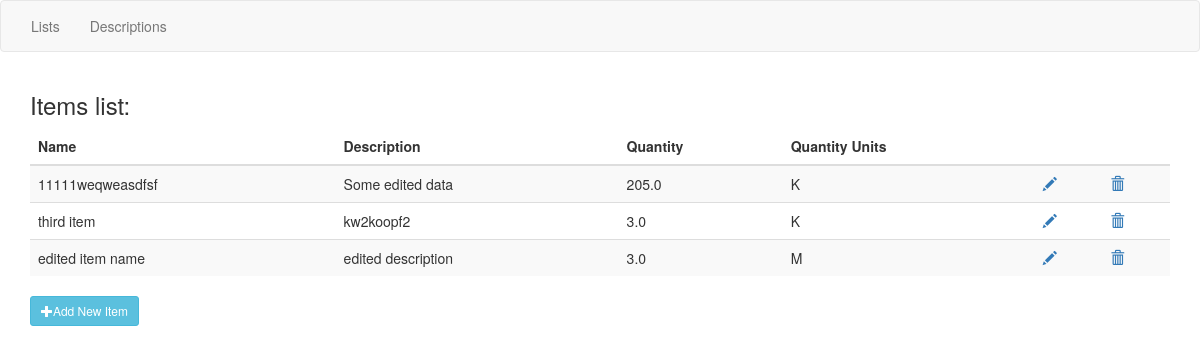
Page /product_list/items/ on the committed database.
### product_list/models.py (models this page shows, shortened)
class ListItemDescription(models.Model):
    STATUSES = (('P', "Pending"), ('D', 'Done'), ('R', "Reject"))
    QUANTITY_UNITS = (('K', "KG"), ('P', 'Pack'), ('L', 'Liter'), ('M', 'Meter'))
    name = models.CharField(max_length=200)
    description = models.CharField(max_length=400)
    quantity = models.FloatField(default=0.0)
    quantity_units = models.CharField(max_length=1, choices=QUANTITY_UNITS)
    expected_price = models.FloatField(default=0.0)
    actual_price = models.FloatField(default=0.0)
    status = models.CharField(max_length=1, choices=STATUSES)

### product_list/views.py (the view)
class ShowItemsView(generic.ListView):
    model = ListItemDescription
    template_name = "product_list/items.html"

### product_list/templates/product_list/items.html (shortened to what this page needs)
{% extends "product_list/base.html" %}
{% block content %}
<div class="container">
<h3>Items list:</h3>
<table class="table table-striped">
    <thead>
        <tr>
            <th>Name</th>
            <th>Description</th>
            <th>Quantity</th>
            <th>Quantity Units</th>
            <th></th>
            <th></th>
        </tr>
    </thead>
    <tbody>
    {% for item in listitemdescription_list.all %}
        <tr>
            <td id="item-name-{{ item.id }}" value="{{ item.name }}">{{ item.name }}</td>
            <td id="item-description-{{ item.id }}" value="{{ item.description }}">{{ item.description }}</td>
            <td id="item-quantity-{{ item.id }}" value="{{ item.quantity }}">{{ item.quantity }}</td>
            <td id="item-units-{{ item.id }}" value="{{ item.quantity_units }}">{{ item.quantity_units }}</td>
            <td id="item-edit-{{ item.id }}"><a href="#" data-href="{% url 'product_list:update_item' item.id %}" data-toggle="modal" data-target="#EditItemDescriptionModal" data-id="item-edit-{{ item.id }}"><span class="glyphicon glyphicon-pencil"></span></a></td>
            <td id="item-delete-{{ item.id }}"><a href='#' data-href="{% url 'product_list:remove_item' item.id %}" data-toggle="modal" data-target="#RemoveItemDescriptionModal" data-name="{{ item.name }}" data-id="item-delete-{{ item.id }}"><span class="glyphicon glyphicon-trash"></span></a></td>
        </tr>
    {% endfor %}
    </tbody>
</table>
<button type="button" class="btn btn-info btn-sm" data-toggle="modal" data-target="#addNewItemDescriptionModal"><span class="glyphicon glyphicon-plus"></span>Add New Item</button>
</div>
{% endblock %}

### product_list/templates/product_list/base.html (shortened to what this page needs)
<!DOCTYPE html>
<html lang="en">
<head>
    <link rel="stylesheet" href="http://maxcdn.bootstrapcdn.com/bootstrap/3.3.6/css/bootstrap.min.css">
</head>
<body>
<nav class="navbar navbar-default">
    <div class="collapse navbar-collapse" id="bs-example-navbar-collapse-1">
        <ul class="nav navbar-nav">
            <li><a href="{% url "product_list:index" %}">Lists</a></li>
            <li><a href="{% url "product_list:items" %}">Descriptions</a></li>
        </ul>
    </div>
</nav>
{% block content %}{% endblock %}
</body>
</html>

### rows in the picture
ListItemDescription: name "11111weqweasdfsf", description "Some edited data", quantity "205.0", quantity_units "K"
ListItemDescription: name "third item", description "kw2koopf2", quantity "3.0", quantity_units "K"
ListItemDescription: name "edited item name", description "edited description", quantity "3.0", quantity_units "M"
